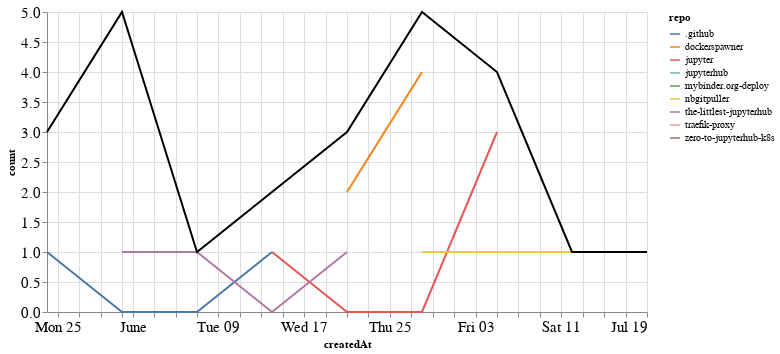

Source (notebook cell):
### Markdown cell above
## PRs

### Code cell
prs_time = prs.groupby('repo').resample('W', on='createdAt').count()['author'].reset_index()
prs_time = prs_time.rename(columns={'author': 'count'})
prs_time_total = prs_time.groupby('createdAt').agg({"count": "sum"}).reset_index()

ch1 = alt.Chart(prs_time, width=600).mark_line().encode(
    x='createdAt',
    y='count',
    color='repo',
    tooltip="repo"
)

ch2 = alt.Chart(prs_time_total, width=600).mark_line(color="black").encode(
    x='createdAt',
    y='count',
)

ch1 + ch2

### Figure 1 — Vega-Lite specification as saved in the notebook (floating-point values rounded to 4 significant figures)
{"config": {"axisLeft": {"labelFontSize": 15}, "axisBottom": {"labelFontSize": 15}}, "layer": [{"data": {"name": "data-e411d1c0af169aca0ba157f75743ba72"}, "mark": "line", "encoding": {"color": {"type": "nominal", "field": "repo"}, "tooltip": {"type": "nominal", "field": "repo"}, "x": {"type": "temporal", "field": "createdAt"}, "y": {"type": "quantitative", "field": "count"}}, "width": 600}, {"data": {"name": "data-805c1bc7ca668e534cb6de3c6123c683"}, "mark": {"type": "line", "color": "black"}, "encoding": {"x": {"type": "temporal", "field": "createdAt"}, "y": {"type": "quantitative", "field": "count"}}, "width": 600}], "$schema": "https://vega.github.io/schema/vega-lite/v4.8.1.json", "datasets": {"data-e411d1c0af169aca0ba157f75743ba72": [{"repo": ".github", "createdAt": "2020-05-24T00:00:00", "count": 1}, {"repo": ".github", "createdAt": "2020-05-31T00:00:00", "count": 0}, {"repo": ".github", "createdAt": "2020-06-07T00:00:00", "count": 0}, {"repo": ".github", "createdAt": "2020-06-14T00:00:00", "count": 1}, {"repo": "dockerspawner", "createdAt": "2020-06-21T00:00:00", "count": 2}, {"repo": "dockerspawner", "createdAt": "2020-06-28T00:00:00", "count": 4}, {"repo": "jupyter", "createdAt": "2020-06-14T00:00:00", "count": 1}, {"repo": "jupyter", "createdAt": "2020-06-21T00:00:00", "count": 0}, {"repo": "jupyter", "createdAt": "2020-06-28T00:00:00", "count": 0}, {"repo": "jupyter", "createdAt": "2020-07-05T00:00:00", "count": 3}, {"repo": "jupyterhub", "createdAt": "2020-05-31T00:00:00", "count": 3}, {"repo": "mybinder.org-deploy", "createdAt": "2020-05-24T00:00:00", "count": 1}, {"repo": "nbgitpuller", "createdAt": "2020-06-28T00:00:00", "count": 1}, {"repo": "nbgitpuller", "createdAt": "2020-07-05T00:00:00", "count": 1}, {"repo": "nbgitpuller", "createdAt": "2020-07-12T00:00:00", "count": 1}, {"repo": "nbgitpuller", "createdAt": "2020-07-19T00:00:00", "count": 1}, {"repo": "the-littlest-jupyterhub", "createdAt": "2020-05-31T00:00:00", "count": 1}, {"repo": "the-littlest-jupyterhub", "createdAt": "2020-06-07T00:00:00", "count": 1}, {"repo": "the-littlest-jupyterhub", "createdAt": "2020-06-14T00:00:00", "count": 0}, {"repo": "the-littlest-jupyterhub", "createdAt": "2020-06-21T00:00:00", "count": 1}, {"repo": "traefik-proxy", "createdAt": "2020-05-24T00:00:00", "count": 1}, {"repo": "zero-to-jupyterhub-k8s", "createdAt": "2020-05-31T00:00:00", "count": 1}], "data-805c1bc7ca668e534cb6de3c6123c683": [{"createdAt": "2020-05-24T00:00:00", "count": 3}, {"createdAt": "2020-05-31T00:00:00", "count": 5}, {"createdAt": "2020-06-07T00:00:00", "count": 1}, {"createdAt": "2020-06-14T00:00:00", "count": 2}, {"createdAt": "2020-06-21T00:00:00", "count": 3}, {"createdAt": "2020-06-28T00:00:00", "count": 5}, {"createdAt": "2020-07-05T00:00:00", "count": 4}, {"createdAt": "2020-07-12T00:00:00", "count": 1}, {"createdAt": "2020-07-19T00:00:00", "count": 1}]}}
